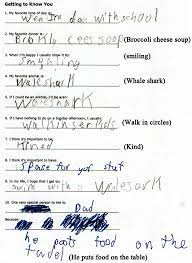
#> input picture data/download (1).jpeg, 192 x 263 px
$ python -i utils.py   (imports and definitions only)
#> lines starting #> are read from the running program, lines starting #| are printed output that depends on the picture
#> further down, picture is the input picture: shape (263, 192, 3); mean B, G, R 235.2, 234.7, 234
import cv2
import numpy as np
import tensorflow as tf
from scripts.bounding_box import BoundingBox
from sklearn.svm import SVC
import pickle
import os

#encoder_path = os.environ.get("LABEL_ENCODER_PATH")
encoder_path = '/Users/iqraimtiaz/Documents/duke/Courses/540-DL/Dyslexia-Handwriting-Recognition/app/label_encoder.pkl'

# [2 lines not run here, left out]

# [14 lines left out: function load_image, not called in this run]

def preprocess_image(image):
    image = cv2.cvtColor(image, cv2.COLOR_BGR2GRAY)
    image = cv2.bitwise_not(image)
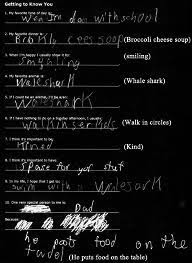
#> image: shape (263, 192); min 0, max 255, mean 20.4
    image = cv2.cvtColor(image, cv2.COLOR_GRAY2RGB)
#> image: shape (263, 192, 3)
    return image

# [52 lines left out: functions preprocess_template_letter, sliding_window, not called in this run]


'''This function performs non-maximum suppression on a set of bounding boxes and
corresponding scores. It removes any boxes that overlap with a higher-scoring box
above a certain threshold and returns the remaining boxes and scores.'''
def non_max_suppression(boxes, classes, scores, threshold):
    indices = tf.image.non_max_suppression(boxes, scores, max_output_size=boxes.shape[0], iou_threshold=threshold)
    return [boxes[i] for i in indices], [classes[i] for i in indices], [scores[i] for i in indices]

'''This function draws bounding boxes and corresponding characters on an input image and
returns the resulting image. The boxes are colored green and labeled with the corresponding
character, which is selected based on the maximum score for each box.'''
# [34 lines left out: functions display_detections, get_characters, get_letters, not called in this run]

>>> import cv2
>>> picture = cv2.imread('../data/download (1).jpeg')
>>> result = preprocess_image(picture)

$ run again, on data/download (2).jpeg
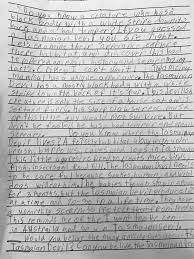
#> input picture data/download (2).jpeg, 194 x 259 px
#> picture is the input picture: shape (259, 194, 3); min 7, max 255, mean 184.1
#> in preprocess_image, `image = cv2.bitwise_not(image)`:
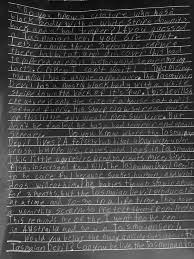
#> image: shape (259, 194); min 0, max 248, mean 70.9

$ run again, on data/download.jpeg
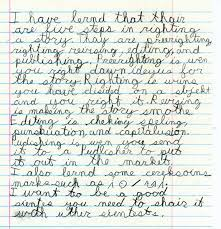
#> input picture data/download.jpeg, 221 x 229 px
#> picture is the input picture: shape (229, 221, 3); mean B, G, R 221.3, 227.2, 221.7
#> in preprocess_image, `image = cv2.bitwise_not(image)`:
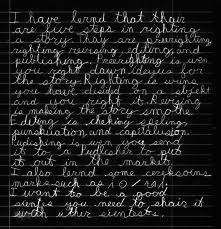
#> image: shape (229, 221); min 0, max 254, mean 30.1

$ run again, on data/11_year_old_boy_first_week_at_oak_hill.png
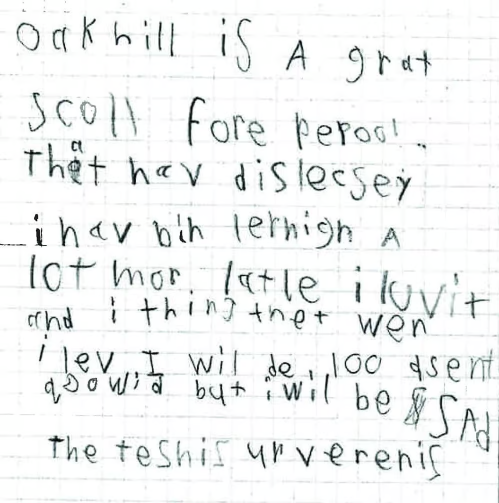
#> input picture data/11_year_old_boy_first_week_at_oak_hill.png, 998 x 1006 px (shown at 1/2 size)
#> picture is the input picture: shape (1006, 998, 3); mean B, G, R 241.3, 241.5, 239.5
#> in preprocess_image, `image = cv2.bitwise_not(image)`:
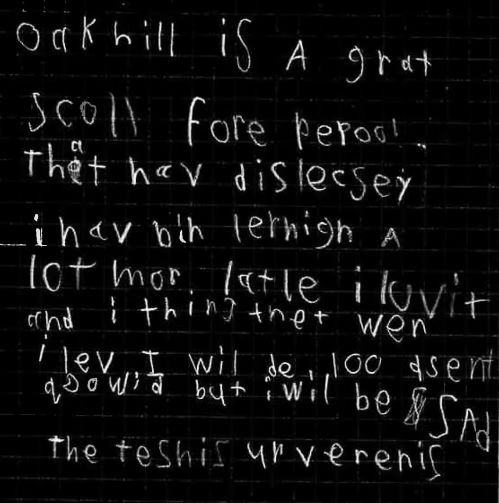
#> image: shape (1006, 998) (shown at 1/2 size); min 0, max 255, mean 14.1
